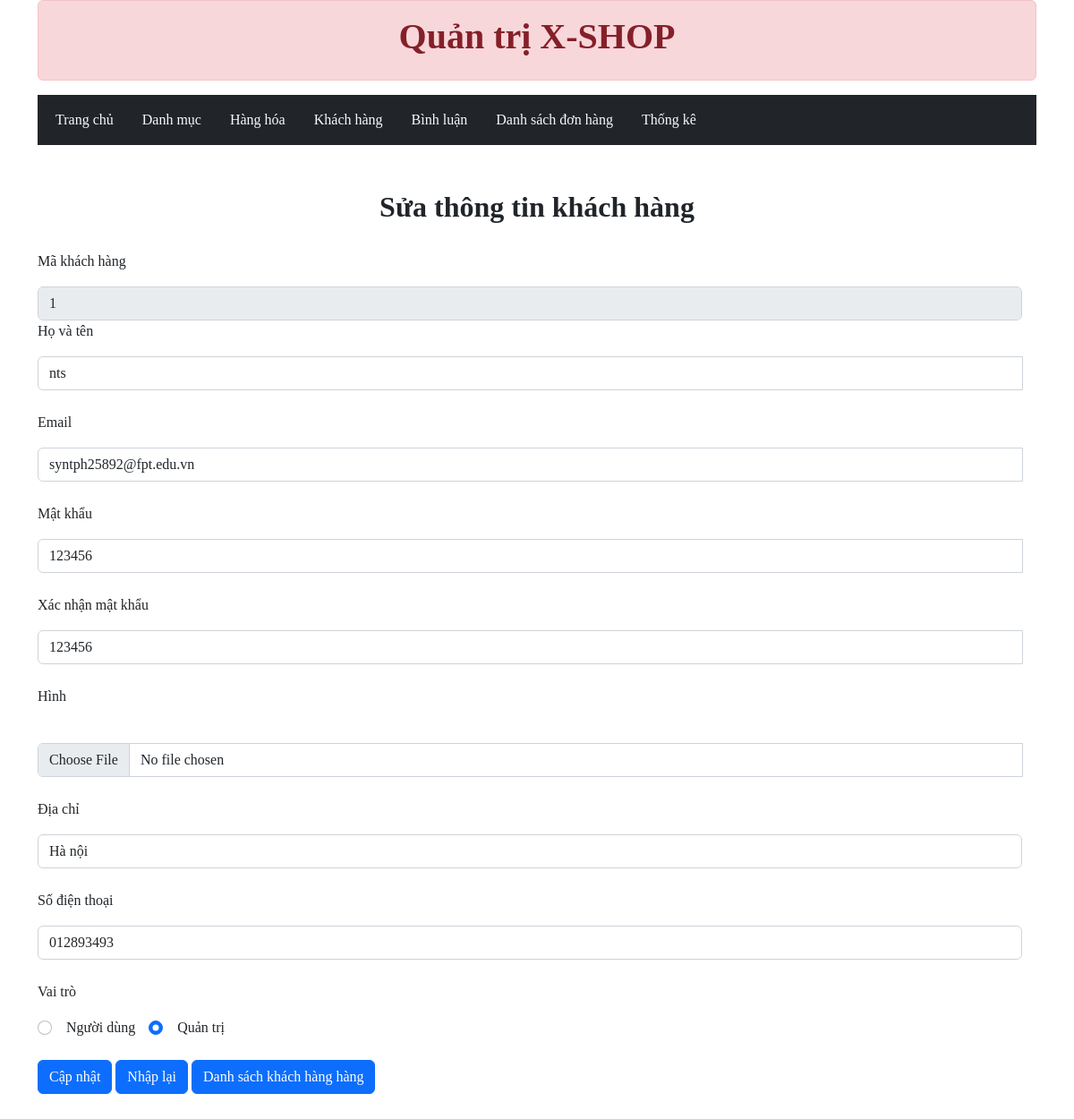
Screenshot of /admin/index.php?act=editkh&id=1 with the database file from the repository.
### tables this page shows
CREATE TABLE `khach_hang` (
  `id` int(11) NOT NULL,
  `ho_ten` varchar(255) NOT NULL,
  `mat_khau` varchar(255) NOT NULL,
  `email` varchar(50) NOT NULL,
  `hinh` varchar(255) NOT NULL,
  `address` varchar(255) NOT NULL,
  `phone` varchar(20) NOT NULL,
  `vai_tro` varchar(255) NOT NULL
);

### model/pdo.php (called while the page is built, shortened)
<?php
function pdo_get_connection(){
    $dburl = "mysql:host=localhost;dbname=x_shop;charset=utf8";
    $username = 'root';
    $password = '';
    $conn = new PDO($dburl, $username, $password);
    $conn->setAttribute(PDO::ATTR_ERRMODE, PDO::ERRMODE_EXCEPTION);
    return $conn;
}
function pdo_query_one($sql){
    $sql_args = array_slice(func_get_args(), 1);
    try{
        $conn = pdo_get_connection();
        $stmt = $conn->prepare($sql);
        $stmt->execute($sql_args);
        $row = $stmt->fetch(PDO::FETCH_ASSOC);
        return $row;
    }
    catch(PDOException $e){
        throw $e;
    }
    finally{
        unset($conn);
    }
}

### model/khachhang.php (called while the page is built, shortened)
<?php
    function loadonekh($id){
        $sql = "select*from khach_hang where id=$id";
        $khachhang = pdo_query_one($sql);
        return $khachhang;
    }
?>

### admin/khachhang/editkh.php (the view, shortened to what this page needs)
<div class="adddm">
    <div class="tieudeadddm" >
        <h2>Sửa thông tin khách hàng</h2>
    </div>
    <form action="index.php?act=updatekh" method="post" enctype="multipart/form-data">
        <p>Mã khách hàng</p>
        <div class="input-group flex-nowrap">
            <input type="text" class="form-control me-3" name="makh" value="<?=$khachhang['id']?>" disabled>
        </div>
        <p>Họ và tên</p>
        <div class="input-group flex-nowrap mb-4" >
            <input type="text" class="form-control me-3" name="ho_ten" value="<?=$khachhang['ho_ten']?>">
        </div>
        <p>Email</p>
        <div class="input-group flex-nowrap mb-4" >
            <input type="email" class="form-control me-3" name="email" value="<?=$khachhang['email']?>">
        </div>
        <p>Mật khẩu</p>
        <div class="input-group flex-nowrap mb-4" >
            <input type="text" class="form-control me-3" name="mat_khau" value="<?=$khachhang['mat_khau']?>">
        </div>
        <p>Xác nhận mật khẩu</p>
        <div class="input-group flex-nowrap mb-4" >
            <input type="text" class="form-control me-3" name="repass" value="<?=$khachhang['mat_khau']?>">
        </div>
        <p>Hình</p>
        <div class="input-group flex-nowrap mb-4" >
            <input type="file" class="form-control me-3" name="hinh">
        </div>
        <p>Địa chỉ</p>
        <div class="input-group flex-nowrap mb-4" >
            <input type="text" class="form-control me-3" name="address" value="<?=$khachhang['address']?>">
        </div>
        <p>Số điện thoại</p>
        <div class="input-group flex-nowrap mb-4" >
            <input type="text" class="form-control me-3" name="phone" value="<?=$khachhang['phone']?>">
        </div>
        <p>Vai trò</p>
            <div class="input-group flex-nowrap mb-4">
                <div class="">
                    <input class="form-check-input me-3"  type="radio" name="vai_tro" value="Người dùng" <?= ($khachhang['vai_tro'] == 'Người dùng') ? 'checked' : '' ?> >Người dùng
                </div>
                <div class="">
                    <input class="form-check-input me-3 ms-3" type="radio" name="vai_tro" value="Quản trị" <?= ($khachhang['vai_tro'] == 'Quản trị') ? 'checked' : '' ?> >Quản trị
                </div>
            </div>
        <div class="gui">
            <input class="btn btn-primary"  type="submit" name="editkh" value="Cập nhật">
            <input class="btn btn-primary"  type="reset" value="Nhập lại" >
            <a href="index.php?act=listkh"><button type="button" class="btn btn-primary">Danh sách khách hàng hàng</button></a>
        </div>
    </form>
</div>

### view/css/style.css (style rules this page uses)
.adddm .tieudeadddm { text-align: center; margin-bottom: 30px; }
.adddm .tieudeadddm h2 { font-weight: bold; }

### rows the page displays
khach_hang: makh "1", ho_ten "nts", email "syntph25892@fpt.edu.vn", mat_khau "123456", repass "123456", address "Hà nội", phone "012893493", vai_tro "☑"
